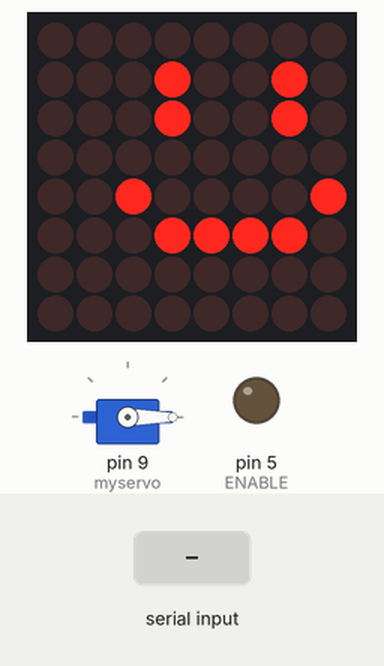
Simulated run of this sketch. Board: Arduino Uno, built with avr-gcc and run on an emulated ATmega328P. On the bench: 8×8 LED matrix, servo, output pins drawn as LEDs (lit = HIGH). The inputs (shaded band) are chosen by the test bench.

Above: at 1.2 s.
1.3 s: "S" received over Serial
At 3.2 s:
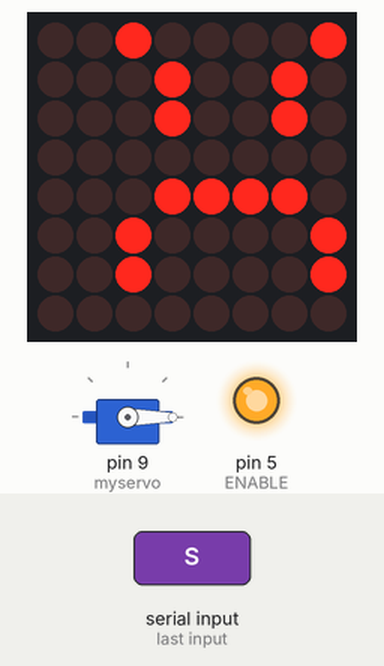
At 4.4 s:
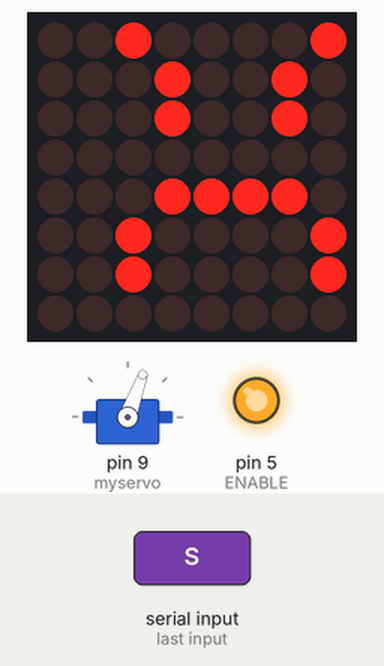
Timing chart, 0 to 7.0 s (numbered marks = the images above; inputs shaded):
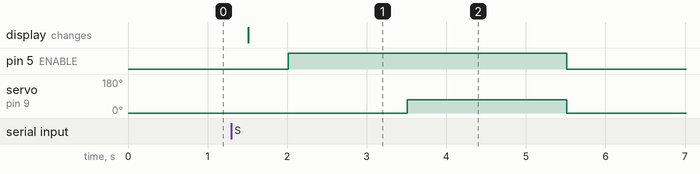

The sketch:

Turret_Control.ino
```cpp
#include <Wire.h>
#include <Adafruit_GFX.h>
#include <Adafruit_LEDBackpack.h>
#include <Servo.h>

#define ENABLE 5

char move[2];

Servo myservo;

// Create an instance of the matrix
Adafruit_8x8matrix myMatrix = Adafruit_8x8matrix();

uint8_t LedArray1[4][8] = {{0x00, 0x24, 0x24, 0x0, 0x42, 0x3C, 0x00, 0x00}, {0x00, 0x24, 0x24, 0x0, 0x3C, 0x42, 0x00, 0x00},
{0x00, 0x24, 0x24, 0x0, 0x7E, 0x42, 0x3C, 0x00}, {0x42, 0x24, 0x24, 0x0, 0x3C, 0x42, 0x42, 0x00}};

void setup() {
    // Initialize the matrix with I2C address 0x70
    myMatrix.begin(0x70);
    pinMode(ENABLE,OUTPUT);
    Serial.begin(9600);
    myservo.attach(9);
    myservo.write(0);
}

void loop() {


    while(Serial.available() > 0)
    {

        int size = Serial.readBytes(move, 1);
        move[1] = '\0';

        if(move[0] == 'S') {

            myMatrix.clear();    // Clear the display buffer
            for (int i = 0; i < 8; i++) {
                uint8_t row = LedArray1[3][i];
                for (int j = 0; j < 8; j++) {
                    if (row & 0x01) {
                        myMatrix.drawPixel(j+1, i, LED_ON);    // Draw pixel at (j, i) if the bit is set
                    }
                    row >>= 1;    // Shift to the next bit
                }
            }
            myMatrix.writeDisplay();    // Update the display with the buffer content
            delay(500);    // Add a delay for visibility if needed

            digitalWrite(ENABLE,255);
            delay(1500);
            myservo.write(70);
            delay(2000);
            myservo.write(0);
            digitalWrite(ENABLE,0);
            delay(3000);


            continue;
        }
    }

    myMatrix.clear();    // Clear the display buffer
    for (int i = 0; i < 8; i++) {
        uint8_t row = LedArray1[0][i];
        for (int j = 0; j < 8; j++) {
            if (row & 0x01) {
                myMatrix.drawPixel(j+1, i, LED_ON);    // Draw pixel at (j, i) if the bit is set
            }
            row >>= 1;    // Shift to the next bit
        }
    }
    myMatrix.writeDisplay();    // Update the display with the buffer content
    delay(500);    // Add a delay for visibility if needed
}
```

Measured:
- after the input at 1.3 s, pin 5 (ENABLE): LOW → HIGH after 0.71 s, → LOW 3.5 s later; servo on pin 9 (myservo): 0° → 70° after 2.2 s, → 0° 2.0 s later; the display: changes after 0.21 s (image 1)
